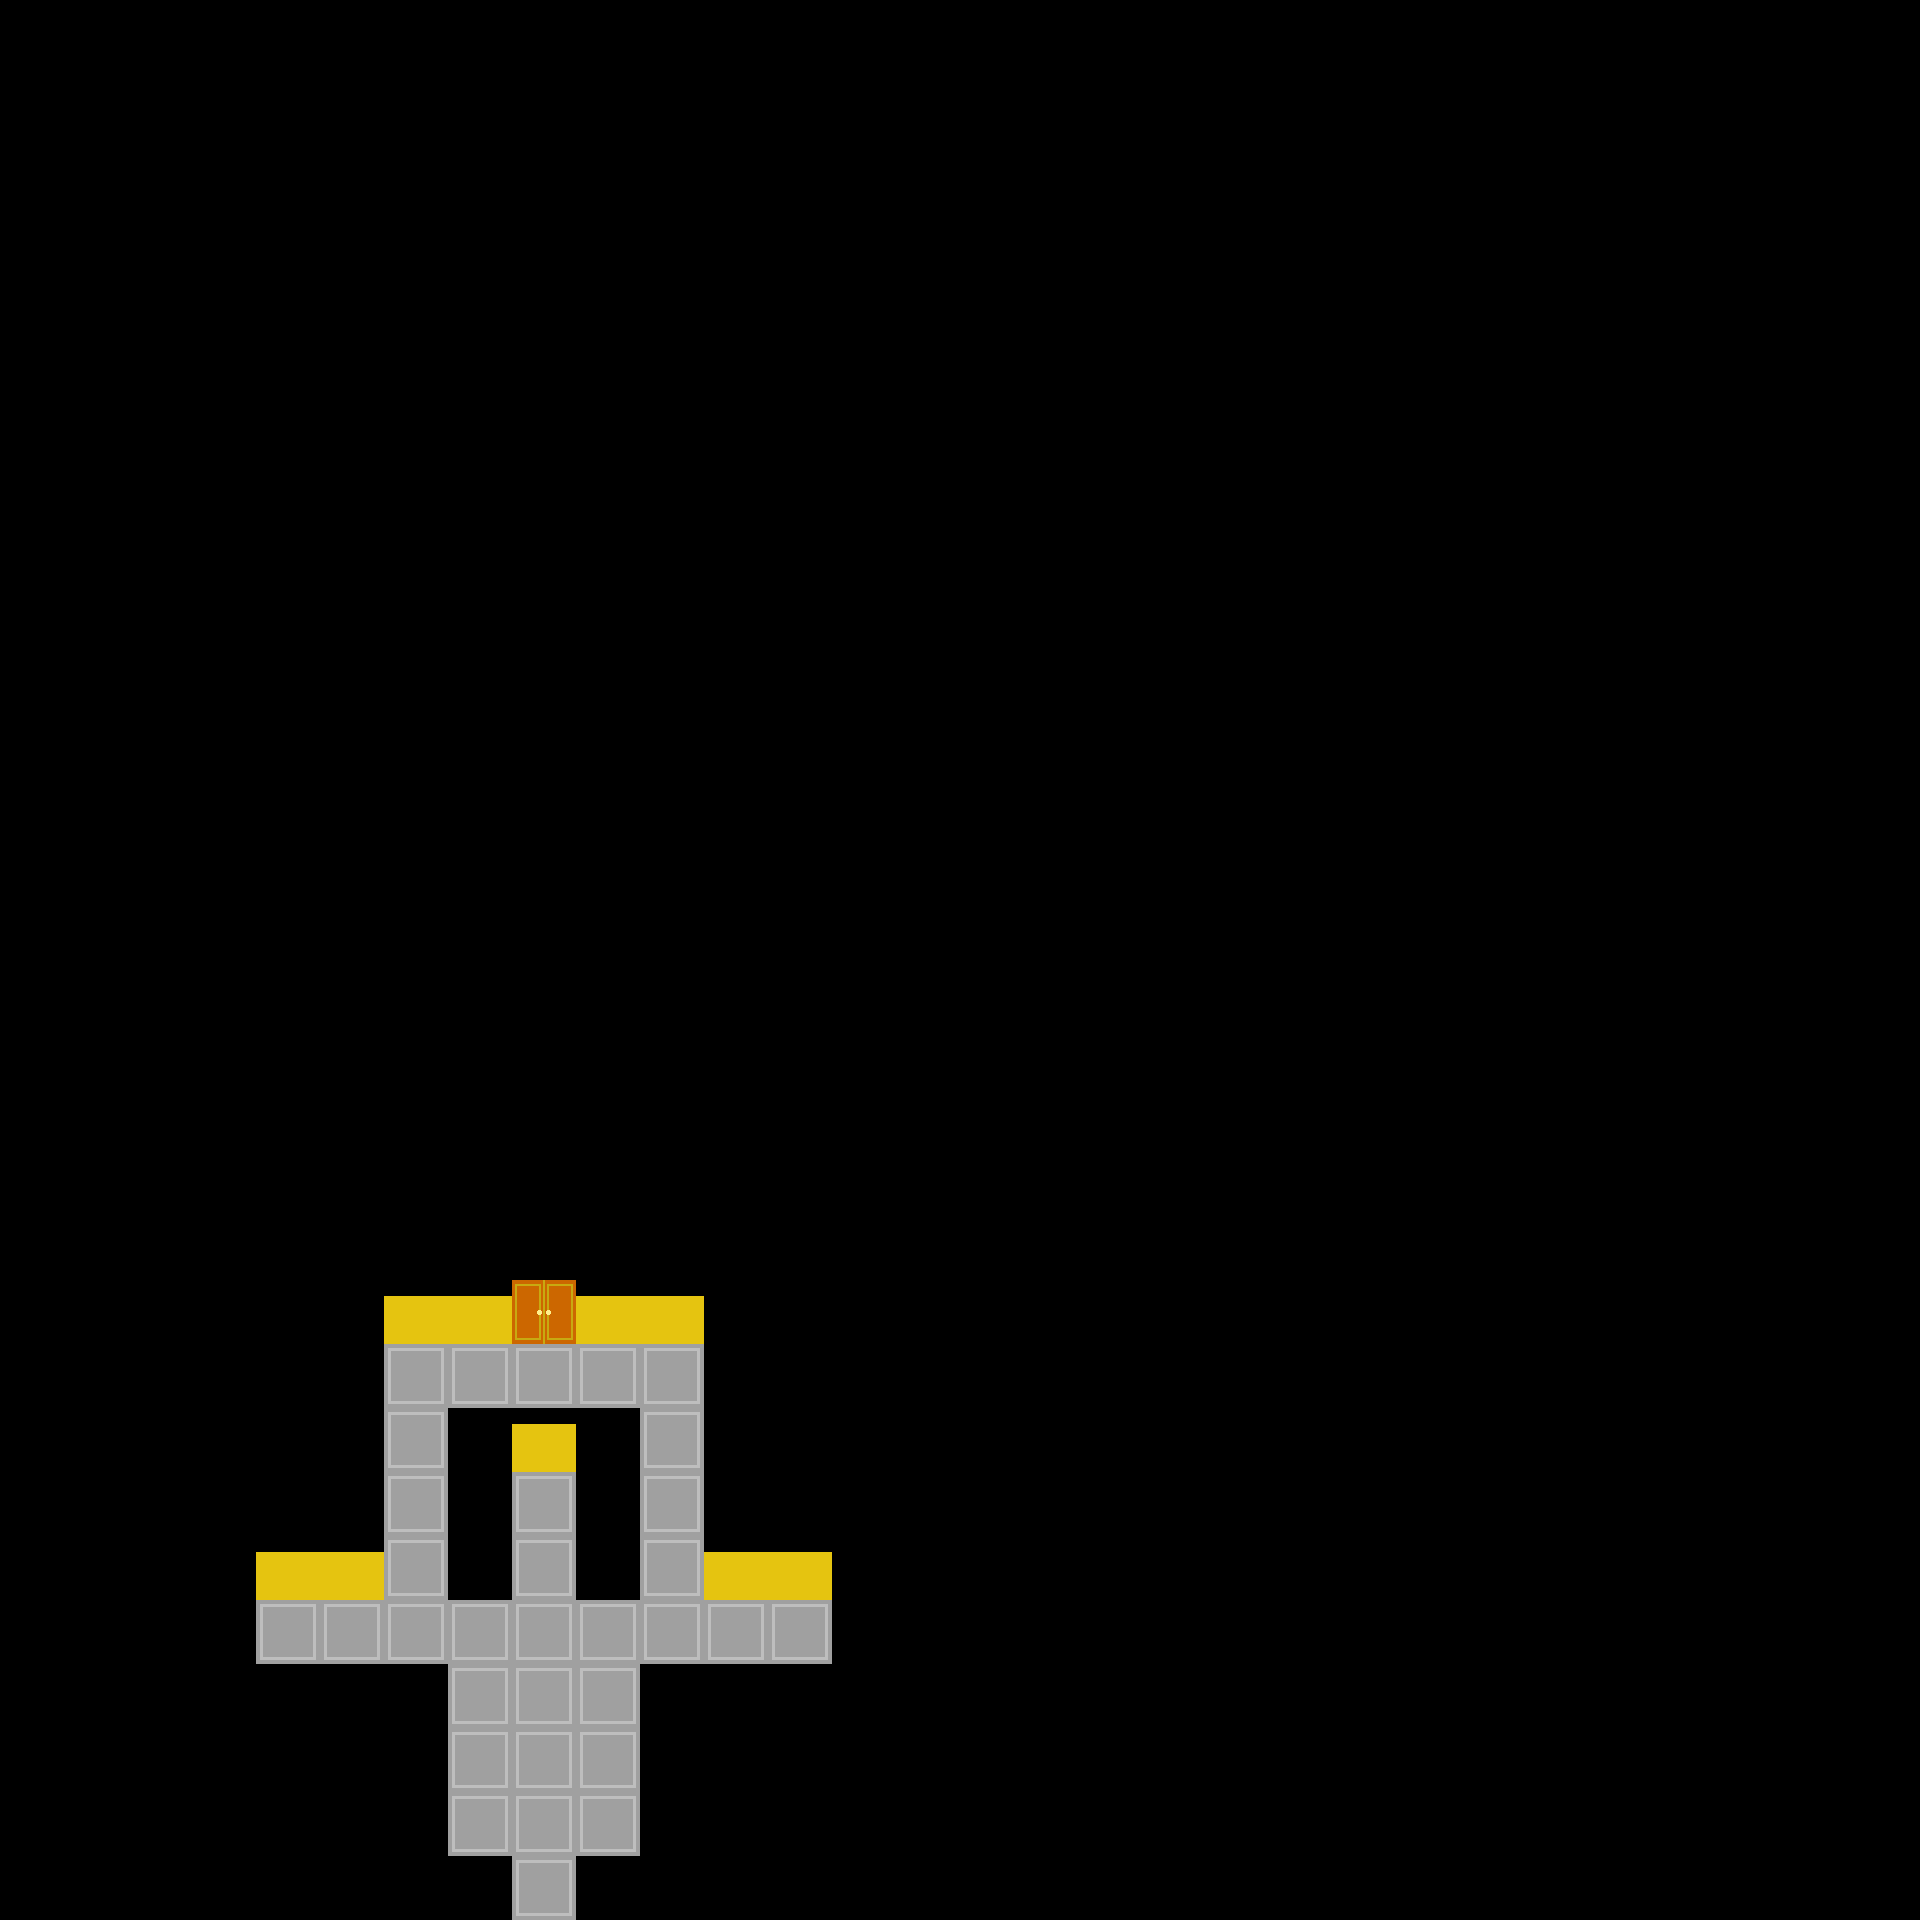

Below is a game level as drawn by its tile map, then a one-line description and the .tmx that defines it (tile-layer data replaced by summaries):
An orthogonal 30x30 tile map with 64x64 px tiles, 1 tile layer (MAP).

<map version="1.2" tiledversion="1.2.5" orientation="orthogonal" renderorder="right-down" width="30" height="30" tilewidth="64" tileheight="64" infinite="0" nextlayerid="2" nextobjectid="1">
 <tileset firstgid="1" source="tileset_basic.tsx" />
 <layer id="1" name="MAP" width="30" height="30">
  <data>[900 cells, 900 non-empty, 4 distinct tile ids]</data>
 </layer>
</map>
